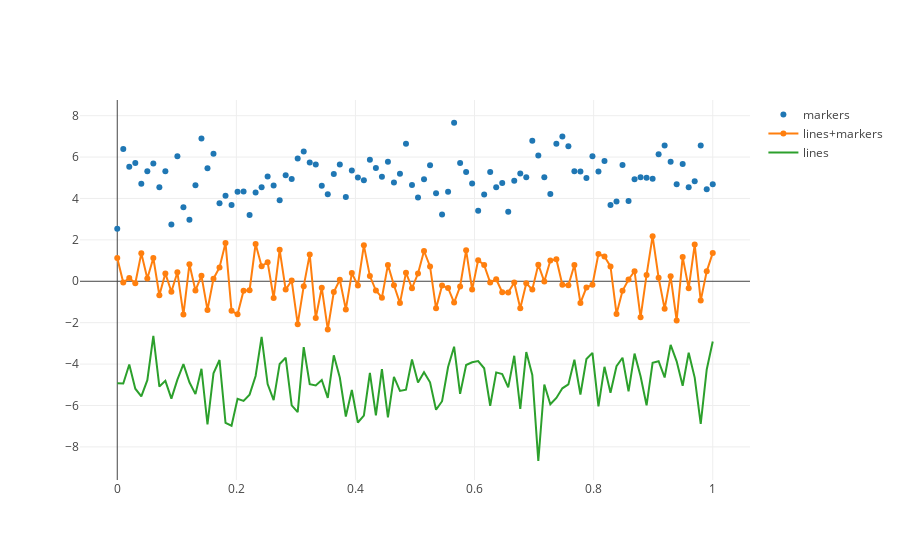

This figure's notebook cell:
### Markdown cell above
# Line Chart

### Code cell
N = 100
random_x = np.linspace(0,1,N)
random_y0 = np.random.randn(N)+5
random_y1 = np.random.randn(N)
random_y2 = np.random.randn(N)-5

trace0 = go.Scatter( x = random_x, y = random_y0, mode = 'markers', name = 'markers')
trace1 = go.Scatter( x = random_x, y = random_y1, mode = 'lines+markers', name = 'lines+markers')
trace2 = go.Scatter( x = random_x, y = random_y2, mode = 'lines', name = 'lines')

data = [trace0,trace1,trace2]
py.iplot(data)
